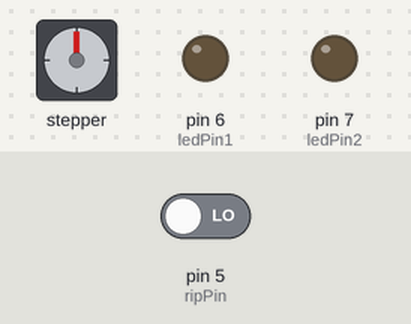
The sketch below on a simulated Arduino Uno, built with avr-gcc and run on an emulated ATmega328P. Parts: stepper motor, output pins drawn as LEDs (lit = HIGH). Inputs (shaded band) come from the test bench; at power-on: pin 5 (ripPin) LOW. Stepper angles assume 4096 steps per turn.

Above: at 1.2 s.
1.3 s: pin 5 (ripPin) driven HIGH
At 1.46 s:
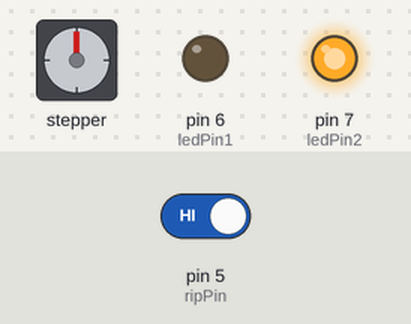
At 10.9 s:
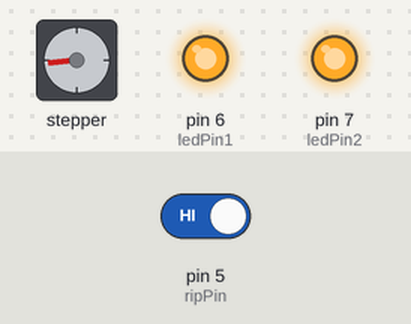
Timing chart, 0 to 20.9 s (numbered marks = the images above; inputs shaded):
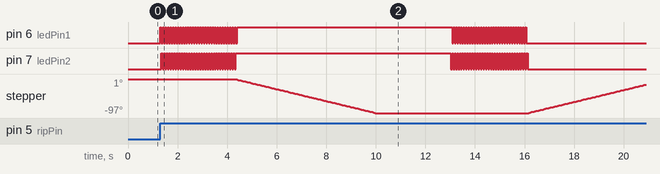

The sketch:

stepper-rip.ino
```cpp
#include <AccelStepper.h>
#define HALFSTEP 8

// Motor pin definitions
#define motorPin1  8     // IN1 on the ULN2003 driver 1
#define motorPin2  9     // IN2 on the ULN2003 driver 1
#define motorPin3  10     // IN3 on the ULN2003 driver 1
#define motorPin4  11     // IN4 on the ULN2003 driver 1

#define ledPin1 6
#define ledPin2 7

int ripPin = 5;               // choose the input pin (for PIR sensor)
int pirState = LOW;             // we start, assuming no motion detected
int ripVal = 0;                    // variable for reading the pin status

// Initialize with pin sequence IN1-IN3-IN2-IN4 for using the AccelStepper with 28BYJ-48
AccelStepper stepper1(HALFSTEP, motorPin1, motorPin3, motorPin2, motorPin4);
int steps1 = 0;
int FWSteps = 1100;
int BWSteps = -1100;
int stepperSpeed = 200;
boolean turn1 = false;
void setup() {
  Serial.begin(9600);
  pinMode(ledPin1, OUTPUT);
  pinMode(ledPin2, OUTPUT);
  pinMode(ripPin, INPUT);
  stepper1.setMaxSpeed(2000.0);
  stepper1.move(1);  // I found this necessary
  stepper1.setSpeed(stepperSpeed);

}//--(end setup )---

void loop() {
  if (ripVal == LOW && steps1==0){
    ripVal = digitalRead(ripPin);  // read input value
    //turn1 = true;
  }
  if (ripVal == HIGH || steps1 != 0) {
      if(steps1==0 && turn1==false){
        blinkLights();
      }
      stepTurn();
   }

 }

void blinkLights(){
  for (int i=0 ;i<=30;i++)
  {
    digitalWrite(ledPin1, HIGH);    // HIGH,LOW
    digitalWrite(ledPin2, LOW);    // HIGH,LOW
    delay(50);
    digitalWrite(ledPin1, LOW);    // HIGH,LOW
    digitalWrite(ledPin2, HIGH);
    delay(50);
  }
  if (turn1==false){
    digitalWrite(ledPin1, HIGH);
    digitalWrite(ledPin2, HIGH);
  }
  else{
    digitalWrite(ledPin1, LOW);
    digitalWrite(ledPin2, LOW);
  }
}
 void restStep(){
    stepper1.move(20000);
    stepper1.setSpeed(stepperSpeed);
    stepper1.runSpeedToPosition();
  }
 void stepTurn(){
   if (steps1 == 0) {
     int target = 0;
     if (turn1 == true) {
        delay (3000);
        blinkLights();
        target = FWSteps;
        ripVal = LOW;
      }
      else {
        target = BWSteps;
      }
      stepper1.move(target);
      stepper1.setSpeed(stepperSpeed);
      turn1 = !turn1;
   }
    steps1 = stepper1.distanceToGo();
    stepper1.runSpeedToPosition();
  }
```

Measured:
- after the input at 1.3 s, pin 6 (ledPin1): goes 31 × (HIGH 0.05 s, LOW 0.05 s), HIGH 8.7 s, 30 × (LOW 0.05 s, HIGH 0.05 s), then LOW, starting at once; pin 7 (ledPin2): goes 30 × (HIGH 0.05 s, LOW 0.05 s), HIGH 8.7 s, 31 × (LOW 0.05 s, HIGH 0.05 s), then LOW, starting after 0.05 s
